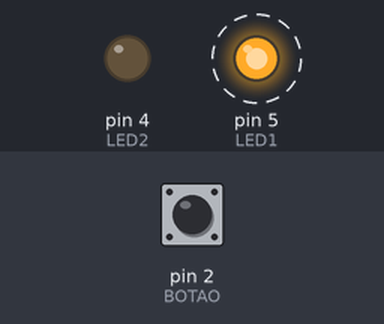
A sketch run on a simulated Arduino Uno, built with avr-gcc and run on an emulated ATmega328P. Parts: output pins drawn as LEDs (lit = HIGH). Dashed ring = blinking. The test bench sets the inputs (shaded band); at power-on: pin 2 (BOTAO) HIGH.

Above: at 4.25 s.
5.1 s: pin 2 (BOTAO) pulled LOW for 0.15 s
At 6.0 s:
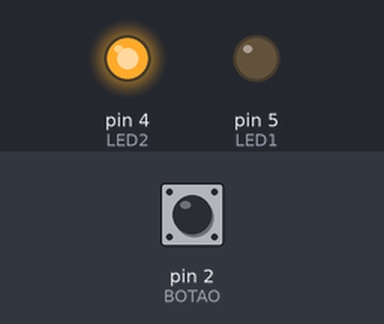
8.1 s: pin 2 (BOTAO) pulled LOW for 1 s
At 10.6 s:
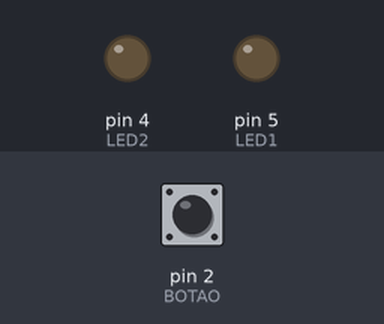
11.1 s: pin 2 (BOTAO) pulled LOW for 3.2 s
At 16.25 s:
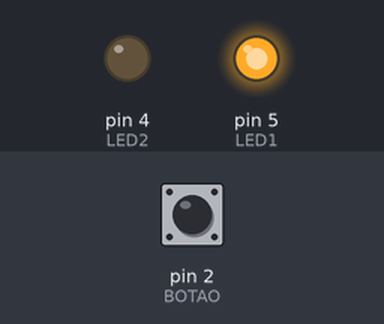
Timing chart, 0 to 21.8 s (numbered marks = the images above; inputs shaded):
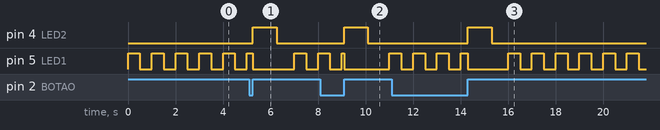

The sketch:

Aula5pt2.ino
```cpp
# define LED1 PD5
# define LED2 PD4
# define BOTAO PD2

ISR (INT0_vect) {
  PORTD &= ~(1 << LED1);
  PORTD ^= (1 << LED2);
  _delay_ms(1000);
  PORTD ^= (1 << LED2);
}

int main(){

  DDRD |= (1 << LED1) | (1 << LED2);
  PORTD &= ~(1 << LED2);
  PORTD |= (1 << BOTAO);

  EICRA = 0b00000011;
  EIMSK = 0b00000001;
  sei();

  while(1){
    PORTD |= (1 << LED1);
    _delay_ms(500);
    PORTD &= ~(1 << LED1);
    _delay_ms(500);
  }

}
```

Measured:
- after the input at 5.1 s, pin 4 (LED2): LOW → HIGH after 0.15 s, → LOW 1.0 s later
- after the input at 8.1 s, pin 4 (LED2): LOW → HIGH after 1.0 s, → LOW 1.0 s later
- after the input at 11.1 s, pin 4 (LED2): LOW → HIGH after 3.2 s, → LOW 1.0 s later
